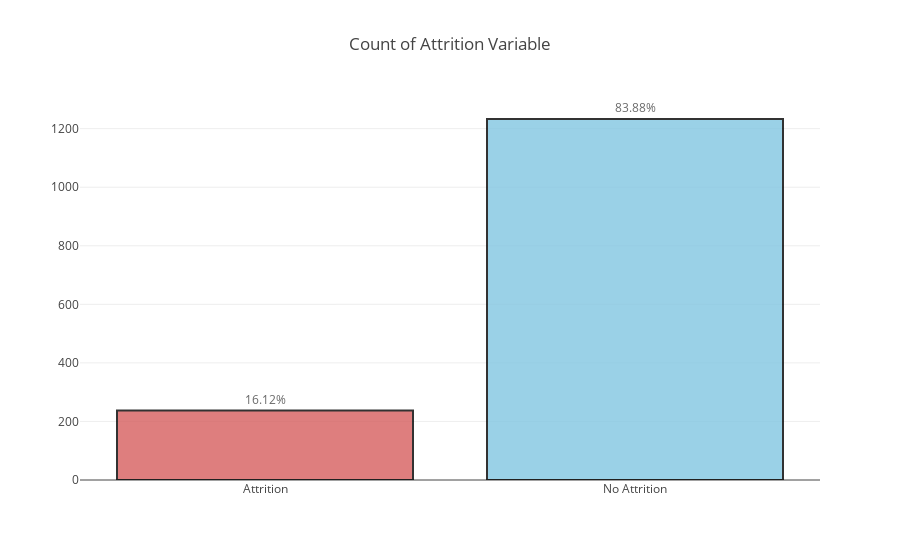

The cell this chart's notebook holds for it:
### Code cell
attrition = data[data['Attrition'] == 1]
no_attrition = data[data['Attrition'] == 0]

#-------------COUNT--------------
trace = go.Bar(x = ['Attrition','No Attrition'],
               y = (len(attrition), len(no_attrition)),
               opacity = 0.8,
               text = ('{}%'.format(round(len(attrition)/len(data['Attrition'])*100, 2)), 
                       '{}%'.format(round(len(no_attrition)/len(data['Attrition'])*100, 2))),
               textposition = 'outside',
               marker = dict(color=['#d65f5f','#82c6e2'],
                             line = dict(color = '#000000', width=2))
               )
layout = dict(title = 'Count of Attrition Variable')

fig = dict(data=[trace], layout=layout)
py.iplot(fig)

### Figure 1 — Plotly figure (JSON) as saved in the notebook; plotly's stock layout.template omitted (floating-point values rounded to 4 significant figures)
{"data": [{"marker": {"color": ["#d65f5f", "#82c6e2"], "line": {"color": "#000000", "width": 2}}, "opacity": 0.8, "text": ["16.12%", "83.88%"], "textposition": "outside", "type": "bar", "uid": "f876903b-14eb-4b33-ba09-6b956da367ba", "x": ["Attrition", "No Attrition"], "y": [237, 1233]}], "layout": {"title": {"text": "Count of Attrition Variable"}}}
